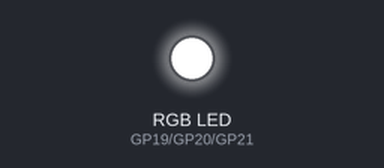
Bench run of a program on a simulated Raspberry Pi Pico running MicroPython. Parts: an RGB LED mixed from three pins (HIGH = lit). At 0.0 s the program stops and its outputs stay as they are.

Above: at 0.1 s.
Timing chart, 0 to 1.5 s (numbered marks = the images above):
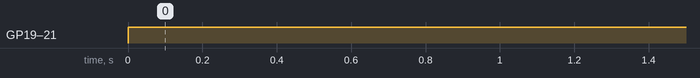

Measured:
- by itself, GP19 (red), GP20 (green), GP21 (blue): LOW → HIGH at 0.00 s

The program:

rgb.py
```python
# using a common anode RGB
# because it is a common anode then the brightness is "inverted"
# so duty_u16(0) is maximum brightness and
# duty_u16(2**16-1) is off
# see, for example, http://www.pibits.net/code/raspberry-pi-pico-and-rgb-led-example-in-micropython.php
# The longest pin on the common anode RGB is connected to 3V

from machine import Pin,PWM

red = PWM(Pin(19, Pin.OUT))
green = PWM(Pin(20, Pin.OUT))
blue = PWM(Pin(21, Pin.OUT))

red.freq(1000)
green.freq(1000)
blue.freq(1000)


SCALE = (2**16 - 1)/255

# convert from a colour in 0..255 to the required duty cycle value

def duty(v):
    return int((255 - v % 256) * SCALE)

red.duty_u16(duty(0))
green.duty_u16(duty(0))
blue.duty_u16(duty(0))

# rgb takes either an RGB triple like (255, 0, 255)
# or a hex string like '#ff00ff'

def rgb(value):
    if type(value) == type(''):
        red_val = int(value[1:3], 16)
        green_val = int(value[3:5], 16)
        blue_val = int(value[5:], 16)
    else:
        red_val, green_val, blue_val = value

    red.duty_u16(duty(red_val))
    green.duty_u16(duty(green_val))
    blue.duty_u16(duty(blue_val))
```
